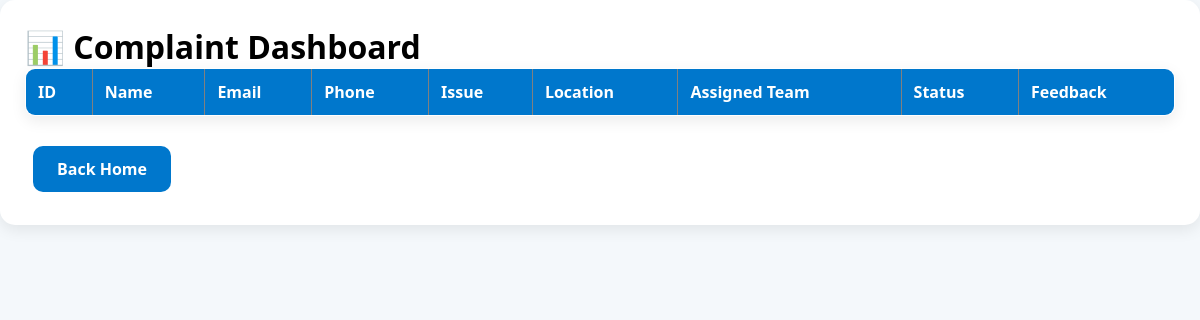
Page /dashboard on the earlier database version.
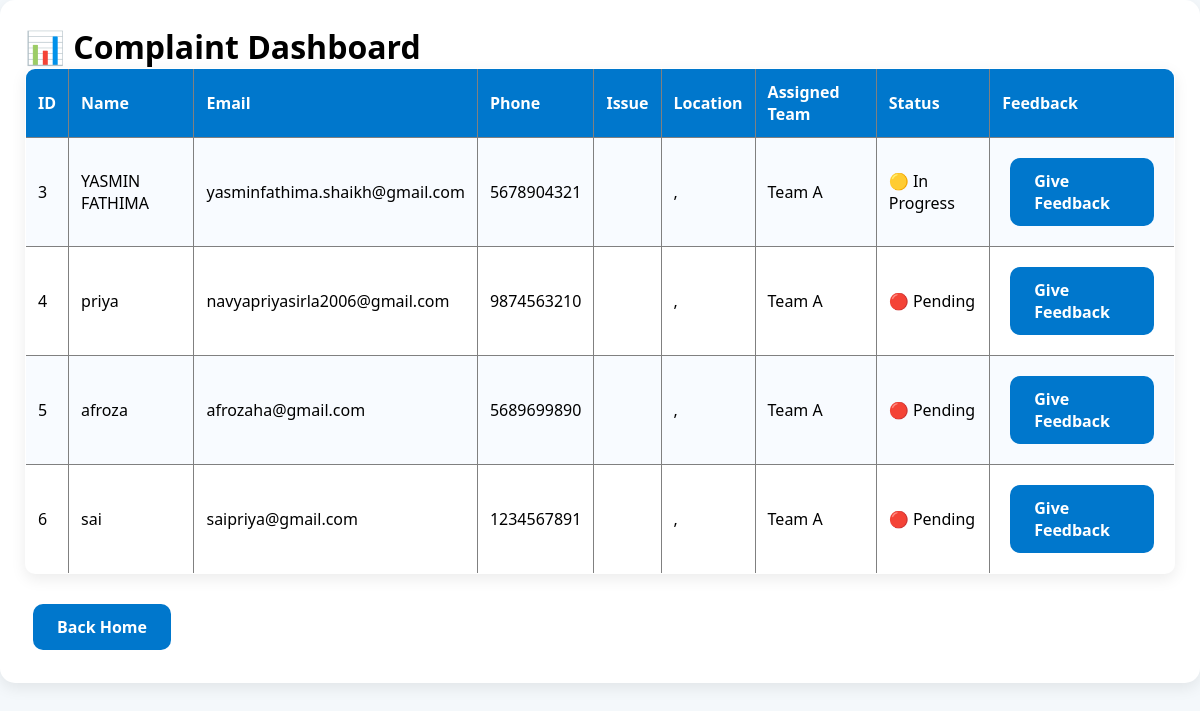
Same page on the later database version.
### tables this page shows
CREATE TABLE complaints (
        id INTEGER PRIMARY KEY AUTOINCREMENT,
        name TEXT NOT NULL,
        email TEXT,
        phone TEXT,
        issue_type TEXT NOT NULL,
        description TEXT NOT NULL,
        location TEXT NOT NULL,
        assigned_team TEXT,
        status TEXT,
        created_at TEXT
    );

### app.py (the view)
@app.route("/dashboard")
def dashboard():
    conn = get_db()
    complaints = conn.execute(
        "SELECT * FROM complaints"
    ).fetchall()
    conn.close()
    return render_template(
        "dashboard.html",
        complaints=complaints
    )

### app.py (called while the page is built)
def get_db():
    conn = sqlite3.connect("aquafix.db")
    conn.row_factory = sqlite3.Row
    return conn

### templates/dashboard.html (shortened to what this page needs)
<!DOCTYPE html>
<html>
<head>
    <link rel="stylesheet" href="{{ url_for('static', filename='style.css') }}">
</head>
<body>
<div class="card">
    <h1>📊 Complaint Dashboard</h1>
<table border="1" width="100%">
<tr>
    <th>ID</th>
    <th>Name</th>
    <th>Email</th>
    <th>Phone</th>
    <th>Issue</th>
    <th>Location</th>
    <th>Assigned Team</th>
    <th>Status</th>
    <th>Feedback</th>
</tr>
{% for complaint in complaints %}
<tr>
<td>{{ complaint['id'] }}</td>
<td>{{ complaint['name'] }}</td>
<td>{{ complaint['email'] }}</td>
<td>{{ complaint['phone'] }}</td>
<td>{{ complaint['issue'] }}</td>
<td>{{ complaint['lat'] }}, {{ complaint['lng'] }}</td>
<td>{{ complaint['assigned_team'] }}</td>
<td>
    {% if complaint['status'] == "Pending" %}
        🔴 Pending
    {% elif complaint['status'] == "In Progress" %}
        🟡 In Progress
    {% else %}
        🟢 Resolved
    {% endif %}
</td>
<td>
    <a href="/feedback/{{ complaint['id'] }}" class="btn">
        Give Feedback
    </a>
</td>
</tr>
{% endfor %}
</table>
<br>
<a href="/" class="btn">Back Home</a>
</div>
</body>
</html>

### static/style.css (style rules this page uses)
* { margin:0; padding:0; box-sizing:border-box; font-family:'Segoe UI',sans-serif; }
body { background:#f4f8fb; }
.card { background:white; border-radius:15px; padding:25px; margin-bottom:20px; box-shadow:0 5px 15px rgba(0,0,0,0.08); transition:0.3s; }
.btn { display:inline-block; padding:12px 24px; margin:8px; background:#0077cc; color:white; text-decoration:none; border-radius:10px; transition:0.3s; font-weight:600; }
table { width:100%; border-collapse:collapse; background:white; border-radius:10px; overflow:hidden; box-shadow:0 5px 15px rgba(0,0,0,0.08); }
th { background:#0077cc; color:white; }
th,td { padding:12px; text-align:left; }
tr:nth-child(even) { background:#f8fbff; }

Differences in the rows shown:
added complaints: id "3", name "YASMIN FATHIMA", email "yasminfathima.shaikh@gmail.com", phone "5678904321", assigned_team "Team A", status "🟡 In Progress"
added complaints: id "4", name "priya", email "navyapriyasirla2006@gmail.com", phone "9874563210", assigned_team "Team A", status "🔴 Pending"
added complaints: id "5", name "afroza", email "afrozaha@gmail.com", phone "5689699890", assigned_team "Team A", status "🔴 Pending"
added complaints: id "6", name "sai", email "saipriya@gmail.com", phone "1234567891", assigned_team "Team A", status "🔴 Pending"
